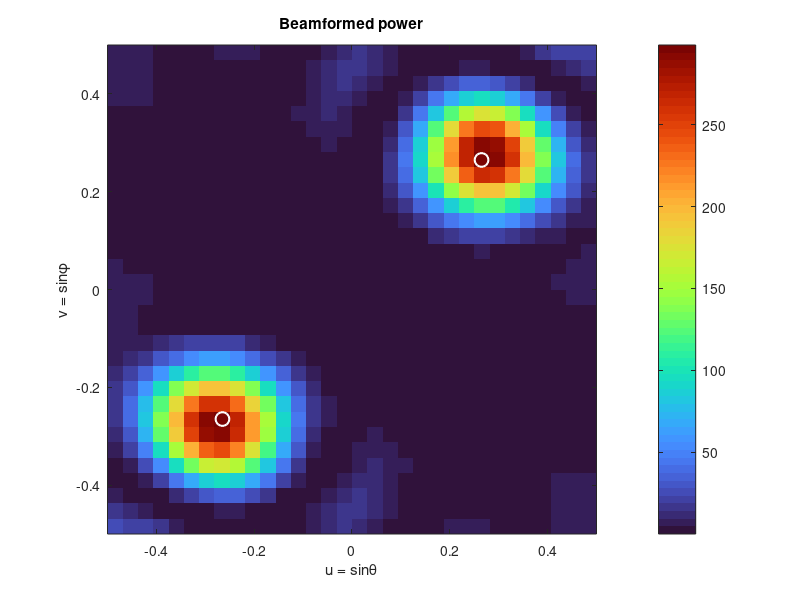

The MATLAB source for this figure:
N  = 30;  Rarr = 0.045;  ga = pi*(3-sqrt(5));
i  = 0:N-1;
r  = Rarr.*sqrt((i+0.5)/N);
th = i.*ga;
X  = r.*cos(th);  Y = r.*sin(th);  Z = zeros(1,N);

n_of_sources = 2;
s_x = [1, -1];
s_y = [1, -1];
s_z = [3.5, 3.5];
intensity = [100 100];
speed_of_sound = 343;
frequency = 20000;
lambda = speed_of_sound/frequency;
u_max = 31/64;
u_vec   = linspace(-u_max, u_max, 32);
v_vec   = linspace(-u_max, u_max, 32);
[U,V]   = meshgrid(u_vec, v_vec);
visible = (U.^2 + V.^2) <= u_max.^2;
%W       = sqrt(max(1 - U.^2 - V.^2, 0));
%R  = 2.2;
%qx = R.*U;  qy = R.*V;  qz = R.*W;

field = zeros(size(U));
for j = 1:n_of_sources
  for k = 1:N
    distance  = sqrt((X(k)-s_x(j)).^2 + (Y(k)-s_y(j)).^2 + (Z(k)-s_z(j)).^2);
    amplitude  = intensity(j) ./ (4*pi*distance.^2);
    arriving_phase = 2*pi*(distance)/lambda;
    steering_phase = 2*pi*(U.*X(k) + V.*Y(k))/lambda;
    phase = arriving_phase + steering_phase;
    %fd = sqrt((qx-X(k)).^2 + (qy-Y(k)).^2 + (qz-Z(k)).^2);
    field = field + (amplitude .* exp(1j*phase));
  end
end

power = abs(field).^2;
%power(~visible) = 0;


[xg,yg] = meshgrid(1:32,1:32);
[xq,yq] = meshgrid(linspace(1,32,32), linspace(1,32,32));
power_up = interp2(xg,yg,power,xq,yq,'cubic');

u_f = linspace(-u_max,u_max,32); v_f = linspace(-u_max,u_max,32);

[Uf,Vf] = meshgrid(u_f,v_f);
%power_up(Uf.^2 + Vf.^2 > u_max.^2) = 0;
figure;
imagesc(u_vec, v_vec, power_up); axis xy image; colormap(turbo); colorbar;
xlabel('u = sin\theta'); ylabel('v = sin\phi');
title('Beamformed power');
hold on;
for j = 1:n_of_sources                                  % true source bearings
  nrm = sqrt(s_x(j).^2 + s_y(j).^2 + s_z(j).^2);
  plot(s_x(j)/nrm, s_y(j)/nrm, 'wo', 'MarkerSize',10, 'LineWidth',1.5);
end
hold off;
